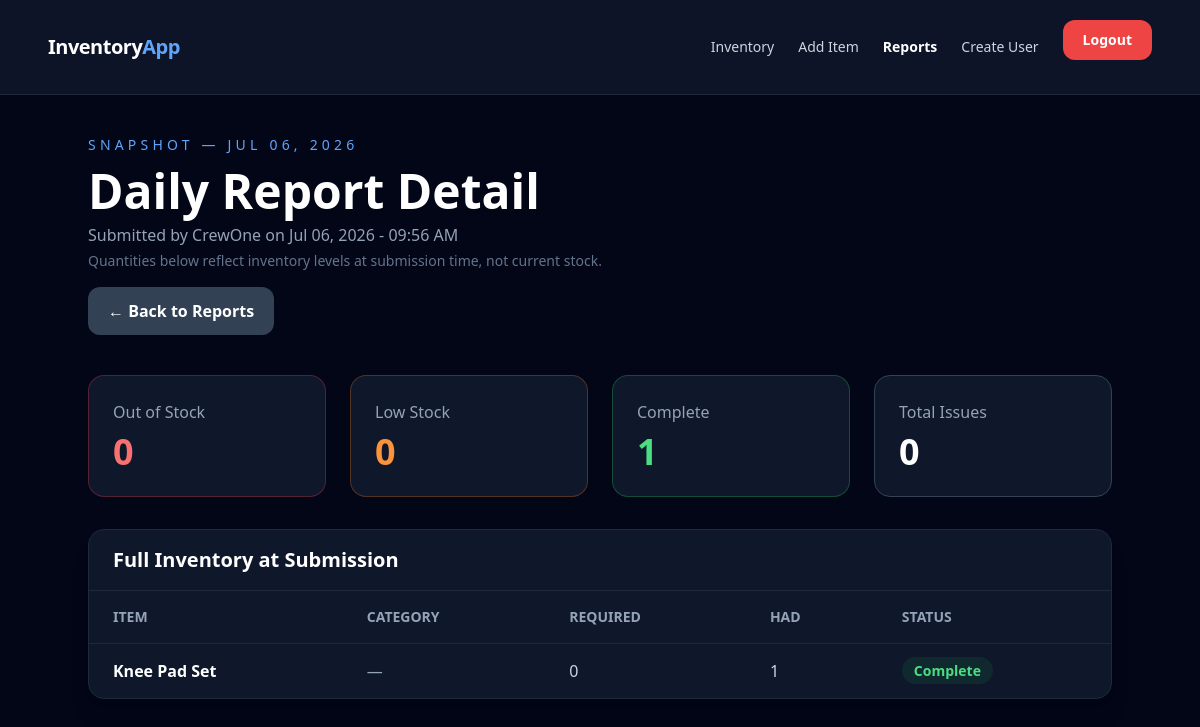
/inventory/daily-report/18/ (signed in), run on the app's committed database.
### inventory/models.py (models this page shows, shortened)
class DailyReport(models.Model):
    submitted_by = models.ForeignKey(User, on_delete=models.CASCADE)
    submitted_at = models.DateTimeField(auto_now_add=True)
    notes = models.TextField(blank=True)

class DailyReportSnapshot(models.Model):
    report = models.ForeignKey(
        DailyReport,
        on_delete=models.CASCADE,
        related_name="snapshots",
    )
    item_name = models.CharField(max_length=100)
    category = models.CharField(max_length=100, blank=True)
    quantity_required = models.PositiveIntegerField()
    quantity_have = models.PositiveIntegerField()
    quantity_needed = models.PositiveIntegerField()
    status = models.CharField(max_length=20)
    class Meta:
        ordering = ["item_name"]

### inventory/views.py (the view)
# urls.py: path("daily-report/<int:pk>/", views.daily_report_detail, name="daily_report_detail"),
@manager_required
def daily_report_detail(request, pk):
    report = get_object_or_404(DailyReport, pk=pk)
    snapshots = report.snapshots.all()
    out_of_stock = [s for s in snapshots if s.quantity_have == 0]
    low_stock = [s for s in snapshots if s.quantity_have > 0 and s.quantity_needed > 0]
    complete = [s for s in snapshots if s.quantity_needed == 0]
    total_issues = len(out_of_stock) + len(low_stock)
    return render(request, "inventory/daily_report_detail.html", {
        "report": report,
        "out_of_stock": out_of_stock,
        "low_stock": low_stock,
        "complete": complete,
        "total_issues": total_issues,
    })

### inventory/views.py (called while the page is built)
def _is_manager(user):
    return (
        user.is_active
        and user.is_authenticated
        and (
            user.is_superuser
            or user.groups.filter(name="Manager").exists()
        )
    )

### templates/inventory/daily_report_detail.html (shortened to what this page needs)
{% extends "base.html" %}
{% block content %}
<section class="mx-auto max-w-5xl">
    <div class="mb-10">
        <p class="text-sm uppercase tracking-[0.3em] text-blue-400">
            Snapshot — {{ report.submitted_at|date:"M d, Y" }}
        </p>
        <h1 class="mt-3 text-5xl font-bold text-white">
            Daily Report Detail
        </h1>
        <p class="mt-2 text-slate-400">
            Submitted by {{ report.submitted_by }}
            on {{ report.submitted_at|date:"M d, Y - h:i A" }}
        </p>
        <p class="mt-1 text-sm text-slate-500">
            Quantities below reflect inventory levels at submission time, not current stock.
        </p>
        <a href="{% url 'daily_report' %}"
           class="mt-4 inline-block rounded-xl bg-slate-700 px-5 py-3 font-semibold text-white hover:bg-slate-600">
            ← Back to Reports
        </a>
    </div>
    <div class="mb-8 grid gap-6 md:grid-cols-4">
        <div class="rounded-2xl border border-red-500/30 bg-slate-900 p-6">
            <p class="text-slate-400">Out of Stock</p>
            <h2 class="mt-2 text-4xl font-bold text-red-400">{{ out_of_stock|length }}</h2>
        </div>
        <div class="rounded-2xl border border-orange-500/30 bg-slate-900 p-6">
            <p class="text-slate-400">Low Stock</p>
            <h2 class="mt-2 text-4xl font-bold text-orange-400">{{ low_stock|length }}</h2>
        </div>
        <div class="rounded-2xl border border-green-500/30 bg-slate-900 p-6">
            <p class="text-slate-400">Complete</p>
            <h2 class="mt-2 text-4xl font-bold text-green-400">{{ complete|length }}</h2>
        </div>
        <div class="rounded-2xl border border-slate-700 bg-slate-900 p-6">
            <p class="text-slate-400">Total Issues</p>
            <h2 class="mt-2 text-4xl font-bold text-white">{{ total_issues }}</h2>
        </div>
    </div>
    <section class="rounded-2xl border border-slate-800 bg-slate-900 shadow-xl">
        <div class="border-b border-slate-800 px-6 py-4">
            <h2 class="text-xl font-bold text-white">Full Inventory at Submission</h2>
        </div>
        <div class="hidden overflow-x-auto md:block">
            <table class="w-full text-left">
                <thead class="border-b border-slate-800 text-sm uppercase text-slate-400">
                    <tr>
                        <th class="px-6 py-4">Item</th>
                        <th class="px-6 py-4">Category</th>
                        <th class="px-6 py-4">Required</th>
                        <th class="px-6 py-4">Had</th>
                        <th class="px-6 py-4">Status</th>
                    </tr>
                </thead>
                <tbody class="divide-y divide-slate-800">
                    {% for snap in complete %}
                    <tr class="hover:bg-slate-800/60">
                        <td class="px-6 py-4 font-semibold text-white">{{ snap.item_name }}</td>
                        <td class="px-6 py-4 text-slate-400">{{ snap.category|default:"—" }}</td>
                        <td class="px-6 py-4 text-slate-300">{{ snap.quantity_required }}</td>
                        <td class="px-6 py-4 text-slate-300">{{ snap.quantity_have }}</td>
                        <td class="px-6 py-4">
                            <span class="rounded-full bg-green-500/10 px-3 py-1 text-sm font-semibold text-green-400">Complete</span>
                        </td>
                    </tr>
                    {% endfor %}
                </tbody>
            </table>
        </div>
    </section>
</section>
{% endblock %}

### data on the page
DailyReport: submitted_at "JUL 06, 2026", submitted_by "CrewOne", submitted_at "Jul 06, 2026 - 09:56 AM"
DailyReportSnapshot: item_name "Knee Pad Set", category "—", quantity_required "0", quantity_have "1"

### other printed values
{{ out_of_stock|length }} "0"
{{ low_stock|length }} "0"
{{ complete|length }} "1"
{{ total_issues }} "0"
